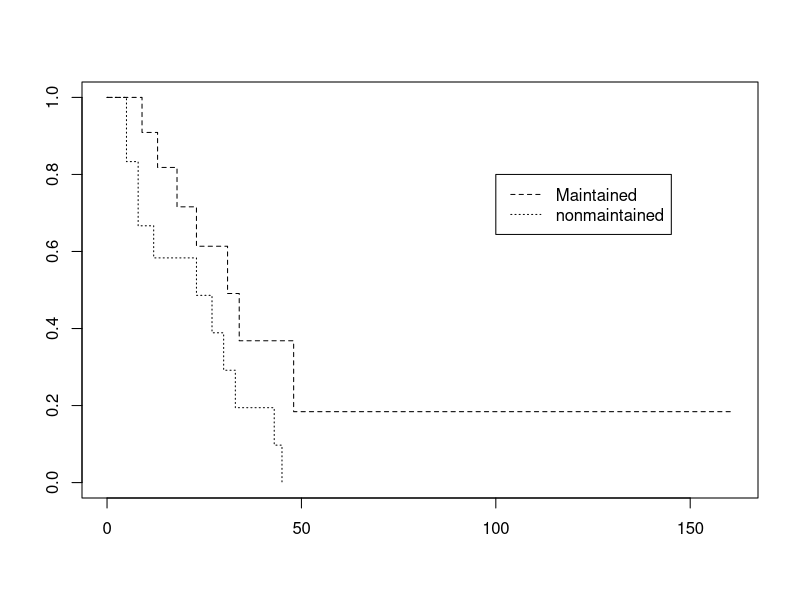
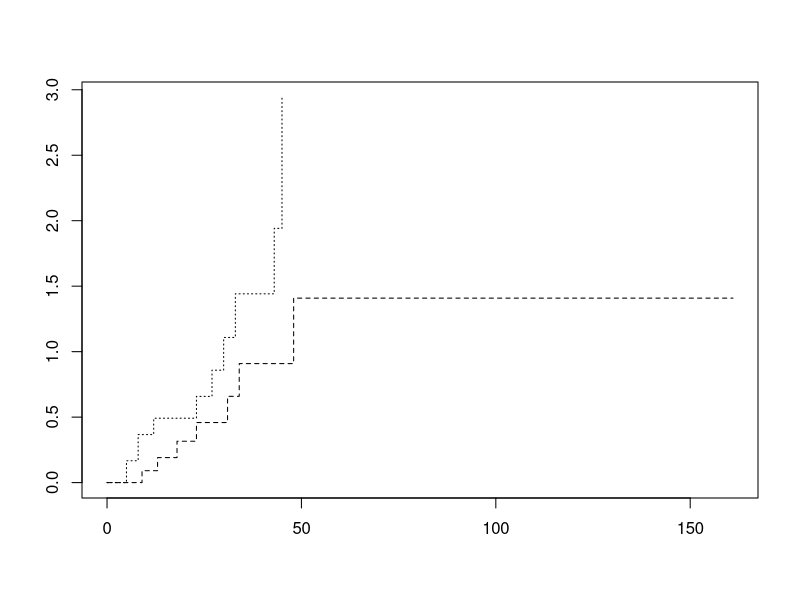
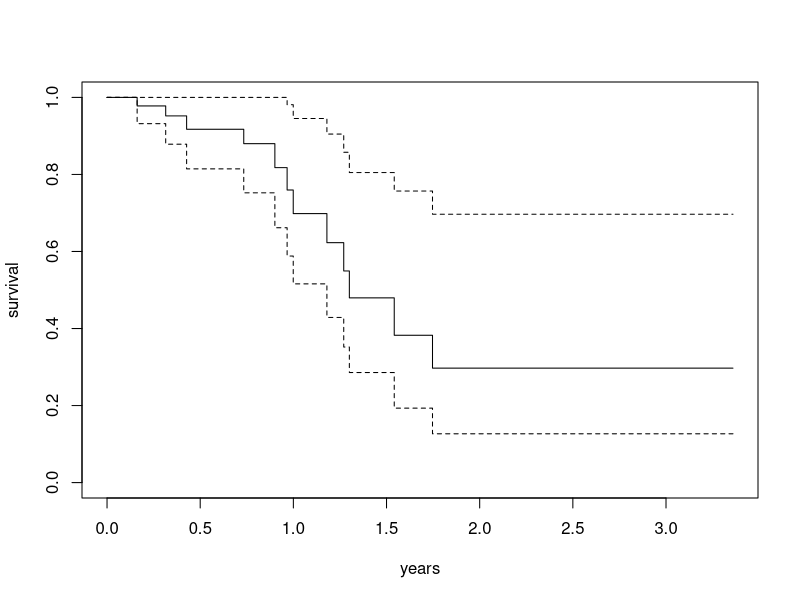
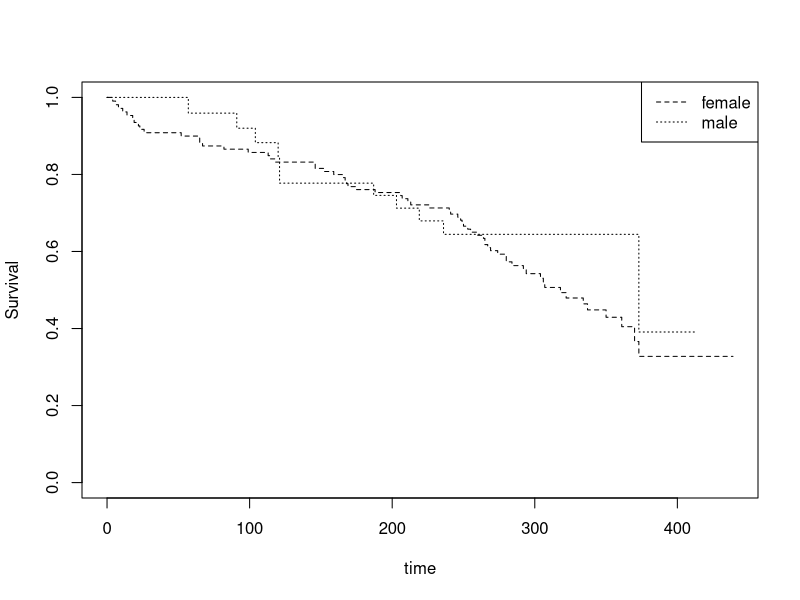
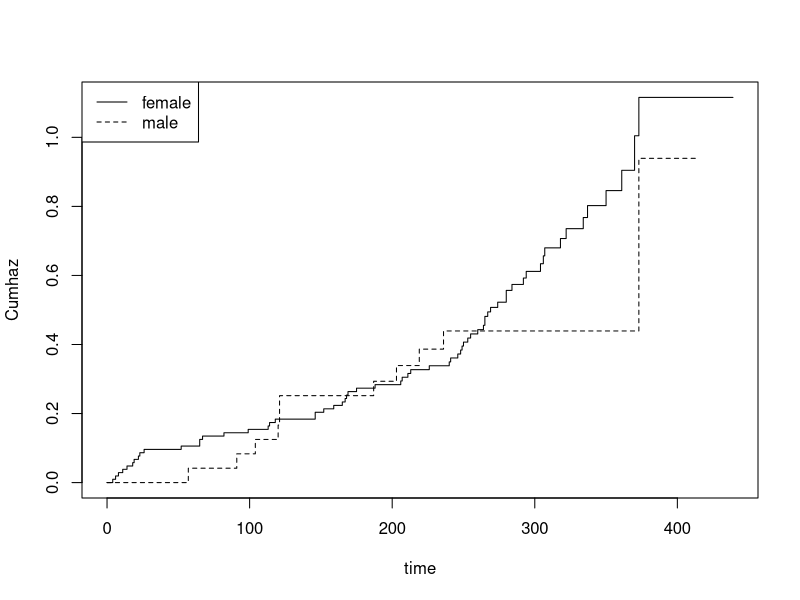
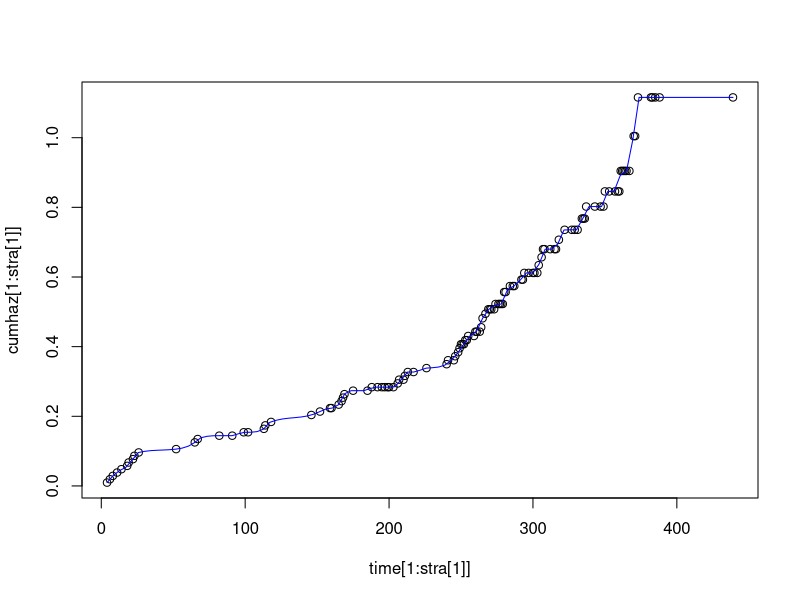
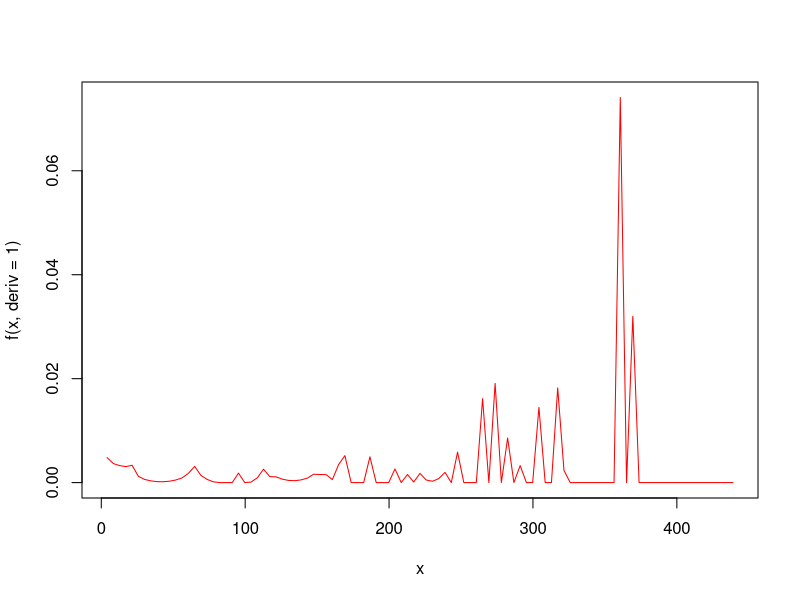
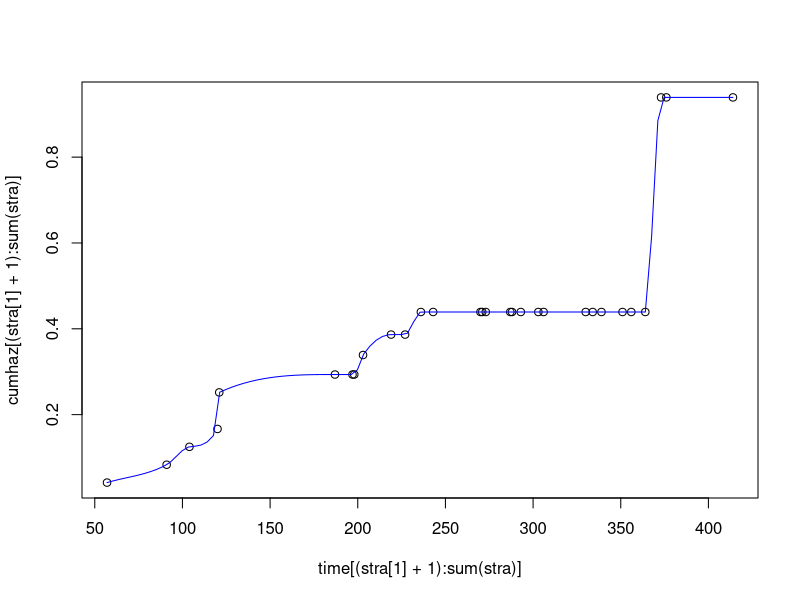

Write R code to recreate these figures, in order.
## ---- chunk 1
library(survival)
fit <- survfit(Surv(time,status)~x, data=aml)
aml
plot(fit, lty = 2:3)
legend(100, .8, c("Maintained","nonmaintained"), lty = 2:3)
plot(fit, lty = 2:3, fun = "cumhaz")
## ---- chunk 2
fit <- coxph(Surv(futime,fustat)~age, data = ovarian)
plot(survfit(fit,newdata = data.frame(age=60)),xscale = 365.25,xlab = "years", ylab = "survival")
## ---- chunk 3
library(survival)
head(cgd)
fit <- coxph(Surv(tstart,tstop,status)~1+strata(sex), data = cgd)
plot(survfit(fit), lty = 2:3, xlab = "time", ylab = "Survival")
legend("topright",legend=c("female","male"), lty = 2:3)

plot(survfit(fit),fun="cumhaz", lty = 1:2, xlab = "time", ylab = "Cumhaz")
legend("topleft",legend=c("female","male"), lty = 1:2)

temp <- survfit(fit)
time <- temp$time
cumhaz <- temp$cumhaz
stra=temp$strata

f=splinefun(time[1:stra[1]],cumhaz[1:stra[1]],method = "monoH.FC")
plot(time[1:stra[1]],cumhaz[1:stra[1]])
curve(f,add = T,col="blue")
curve(f(x,deriv = 1),time[1],time[stra[1]], col="red")

f=splinefun(time[(stra[1]+1):sum(stra)],cumhaz[(stra[1]+1):sum(stra)],method = "monoH.FC")
plot(time[(stra[1]+1):sum(stra)],cumhaz[(stra[1]+1):sum(stra)])
time[(stra[1]+1):sum(stra)]
curve(f,add = T,col="blue")
curve(f(x,deriv = 1),time[stra[1]+1],time[sum(stra)], col="red")
# res=data.frame(x=time[(stra[2]+1):sum(stra)],y=c(0,diff(cumhaz[(stra[2]+1):sum(stra)])))
# plot(predict(loess(y~x,res),data.frame(x=seq(time[stra[2]+1]:time[sum(stra)]))),pch=20,col="blue",cex=.2)
# plot(res)

